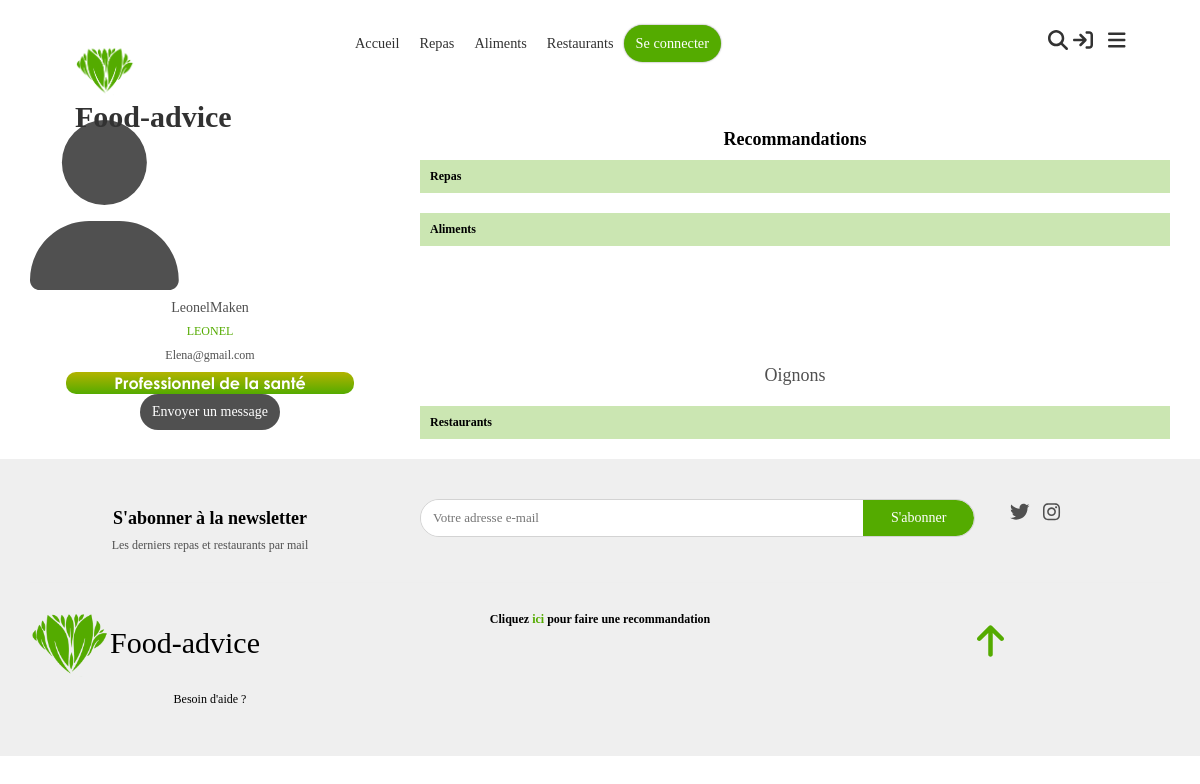
The page /contributeur/LEONEL on the database as committed earlier.
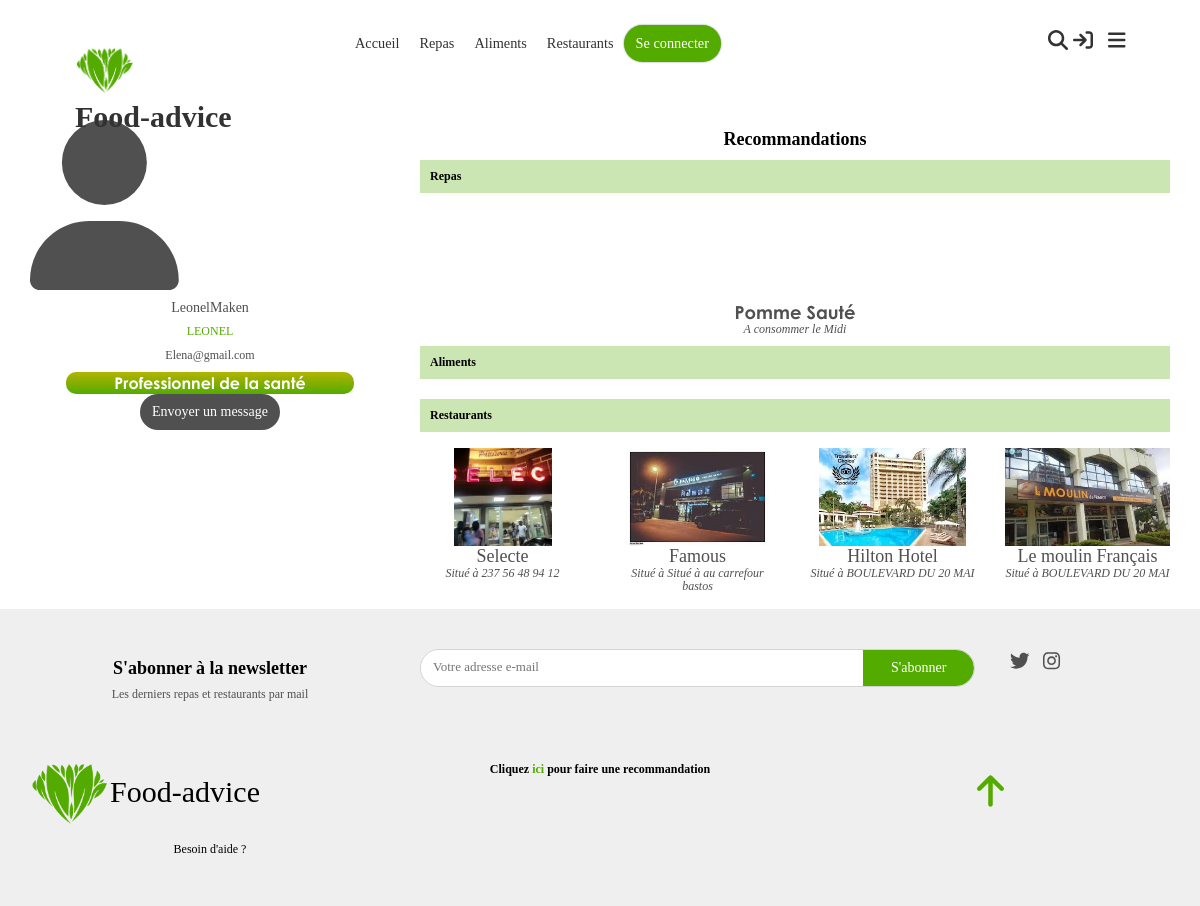
The same page on the database as committed later.
### app/models.py (models this page shows, shortened)
class Commentable(models.Model):
    class Meta:
        abstract = True
    nom = models.CharField(max_length=50, unique=True)
    description = models.TextField(null=True, blank=True)
    image = models.FileField()
    approuve = models.BooleanField(default=False)
    contributeur = models.ForeignKey(Contributeur, models.CASCADE, null=True, blank=True)
    dateCreation = models.DateTimeField(auto_now=True)
    dateDerniereModification = models.DateTimeField(auto_now_add=True)

class Aliment(Commentable):
    uniteComptage = models.CharField(max_length=30, verbose_name="Unité de comptage", null=True, blank=True, help_text="Comment on compte l'aliment (ex:doigt pour une banane)")
    masseUnite = models.FloatField(verbose_name="Masse unité (g)", help_text="La masse en grammes d'un élément (ex: 120 pour la banage)")
    image = models.FileField(upload_to="static/images/aliments/", validators=[FileExtensionValidator(allowed_extensions=IMAGE_EXTENSIONS)])
    tauxProteines = models.FloatField(default=0, verbose_name="Taux de proteines", help_text="Taux de proteines dans 100g")
    tauxLipides = models.FloatField(default=0, verbose_name="Taux de lipides", help_text="Taux de lipides dans 100g")
    tauxGlucides = models.FloatField(default=0, verbose_name="Taux de glucides", help_text="Taux de glucides dans 100g")
    mineraux = models.CharField(max_length=255, null=True, blank=True, verbose_name="Mineraux", help_text="Motif : mineral1, minearl2, ...")
    vitamines = models.CharField(max_length=255, null=True, blank=True, verbose_name="Vitamines", help_text="Motif : vitamine1, vitamine2, ...")
    detailApports = models.TextField(null=True, blank=True, verbose_name="Détail des apports", help_text="Vertus de l'aliment")
    detailRisques = models.TextField(null=True, blank=True, verbose_name="Détail des risques", help_text="Problèmes liés à une consommation non suivie")
    type = models.ForeignKey(TypeAliment, models.CASCADE, verbose_name="Type")
    def calories(self):
        return round(((((self.tauxGlucides + self.tauxProteines) * 4) + (self.tauxLipides * 9)) * (self.masseUnite / 100)), 2)

class Evaluable(Commentable):
    class Meta:
        abstract = True

class Repas(Evaluable):
    image = models.FileField(upload_to="static/images/repas/", validators=[FileExtensionValidator(allowed_extensions=IMAGE_EXTENSIONS)])
    momentJournee = models.IntegerField(choices=MOMENTS_JOURNEE, null=True, blank = True, verbose_name="Moment de la journée", help_text="Moment habituel de consommation de ce repas")
    origine = models.ForeignKey(OrigineRepas, models.CASCADE, null=True, blank=True)

class Restaurant(Evaluable):
    image = models.FileField(upload_to="static/images/restaurants/", validators=[FileExtensionValidator(allowed_extensions=IMAGE_EXTENSIONS)])
    adresse = models.CharField(max_length=100)
    repass = models.ManyToManyField(Repas, blank=True)

### app/views_account.py (the view)
# urls.py: path("contributeur/<nomUtilisateur>", views_account.userAccount, name="contributor"),
def userAccount(request, nomUtilisateur):
	user = Contributeur.objects.get(nomUtilisateur=nomUtilisateur)
	return render(request, template_name="account/user-account.html", context={"user":user, nomUtilisateur:"nomUtilisateur"})

### app/custom_tags_filters.py (called while the page is built)
@register.simple_tag
def css(filePath):
    return mark_safe('<link rel="stylesheet" type="text/css" href="'+settings.STATIC_URL+filePath+'"/>')

@register.simple_tag
def js(filePath):
    return mark_safe('<script type="text/javascript" src="'+settings.STATIC_URL+filePath+'"></script>')

### app/user_session.py (called while the page is built)
def isUserConnected(session):
    return session.__contains__("user_id")

def getUser(session) -> Contributeur:
    if isUserConnected(session):
        try:
            return Contributeur.objects.get(id=session["user_id"])
        except Contributeur.DoesNotExist:
            disconnectUser(session)
            return None
    else:
        return None

### context_processors.py (called while the page is built)
def globals(request):
    return {
        'appUser':getUser(request.session)
    }

### templates/account/user-account.html (shortened to what this page needs)
{% extends 'base.html' %}
{% block styles %}
    {% css "css/user-account.css" %}
{% endblock %}
{% block body %}
    <div class="container">
    <div class="row">
        <div class="col-12 col-md-4">
            <span id="user-icon-span" class="d-flex justify-content-center">
                <i class="fas fa-user" id="user-icon"></i>
            </span>
            <div class=" text-center mt-3">
                <h5 id="user-name">{{ user.nom }}</h5>
                <h6 class="text-primary">{{ user.nomUtilisateur }}</h6>
                <h6>{% if user.email is not null %}{{ user.email }}{%endif%}</h6>
                {% if user.professionnelSante %}
                    <span class="badge mt-2" id="badge-professionnel">Professionnel de la santé</span>
                    {% if appUser != user %}
                        <button class="btn btn-action mt-2" onclick="openChatBox(0, {{ user.id }},'{{ user.nom }}')">Envoyer un message</button>
                    {% endif %}
                {% endif %}
            </div>
        </div>
        <div class="col-12 col-md-8 mt-3 mt-md-0">
            <h4 class="title text-center text-md-start mb-3 mb-md-1">{% if appUser == user %}Vos recommandations{% else %}Recommandations{% endif %}</h4>
            <div class="recommandations" data-aos="fade-in-up">
                <h6 class="title">
                    Repas
                </h6>
                {% if user.repas_set.count > 0 %}
                    <div class="row row-cols-3 row-cols-md-4">
                        {% for repas in user.repas_set.all %}
                            {% if appUser == user or repas.approuve == True %}
                                {% include "macros/_food-little-presentation.html" with repas=repas %}
                            {% endif %}
                        {% endfor %}
                    </div>
                {% else %}
                    <div class="alert alert-warning">
                        Aucun repas recommandé
                    </div>
                {% endif %}
            </div>
            <div class="recommandations" data-aos="fade-in-up">
                <h6 class="title">
                    Aliments
                </h6>
                {% if user.aliment_set.count > 0 %}
                    <div class="row row-cols-3 row-cols-md-4">
                        {% for aliment in user.aliment_set.all %}
                            {% if appUser == user or aliment.approuve == True %}
                                {% include "macros/_presentation-aliments.html" with aliment=aliment %}
                            {% endif %}
                        {% endfor %}
                    </div>
                {% else %}
                    <div class="alert alert-warning">
                        Aucun aliment recommandé
                    </div>
                {% endif %}
            </div>
            <div class="recommandations" data-aos="fade-in-up">
                <h6 class="title">
                    Restaurants
                </h6>
                {% if user.restaurant_set.count > 0 %}
                    <div class="row row-cols-3 row-cols-md-4">
                        {% for restaurant in user.restaurant_set.all %}
                            {% if appUser == user or restaurant.approuve == True %}
                                {% include "macros/_Restaurant-presentation.html" with restaurant=restaurant %}
                            {% endif %}
                        {% endfor %}
                    </div>
                {% else %}
                    <div class="alert alert-warning">
                        Aucun restaurant recommandé
                    </div>
                {% endif %}
            </div>
        </div>
    </div>
</div>
{% endblock %}

### templates/macros/_food-little-presentation.html (shortened to what this page needs)
<a href="{% url 'show-food' repas.id %}" class="food food-little-presentation text-center" data-aos="zoom-in">
    <div class="image-div">
    </div>
    <h4 class="food-title">{{ repas.nom }}</h4>
    {% if repas.momentJournee != None %}
        <h5 class="moment-journee"><i>A consommer le {{ repas.get_momentJournee_display }}</i></h5>
    {% endif %}
</a>

### templates/macros/_Restaurant-presentation.html (shortened to what this page needs)
<a href="{% url "show-restaurant" restaurant.id %}" class="col-4 col-md-3 restaurant restaurant-little-presentation text-center" data-aos="zoom-in">
    <div class="image-div">
        <img src="/{{ restaurant.image }}" alt="">
    </div>
    <h4 class="restaurant-title">{{ restaurant.nom }}</h4>
    <h5 class="restaurant-address">Situé à {{ restaurant.adresse }}</h5>
</a>

### templates/macros/_presentation-aliments.html (shortened to what this page needs)
<a href="{% url "show-aliment" aliment.id %}" class="aliment aliment-little-presentation text-center" data-aos="zoom-in">
    <div class="image-div">
    </div>
    <h4 class="aliment-title">{{ aliment.nom }}</h4>
</a>

Rows that differ between the two databases and show on the page:
no longer on this page (row edited): Aliment: nom "Oignons"
now on this page (row edited): Repas: nom "Pomme Sauté", momentJournee "Midi"
now on this page (row edited): Restaurant: image (picture), nom "Selecte", adresse "237 56 48 94 12"
now on this page (row edited): Restaurant: image (picture), nom "Famous", adresse "Situé à au carrefour bastos"
now on this page (row edited): Restaurant: image (picture), nom "Hilton Hotel", adresse "BOULEVARD DU 20 MAI"
now on this page (row edited): Restaurant: image (picture), nom "Le moulin Français", adresse "BOULEVARD DU 20 MAI"
